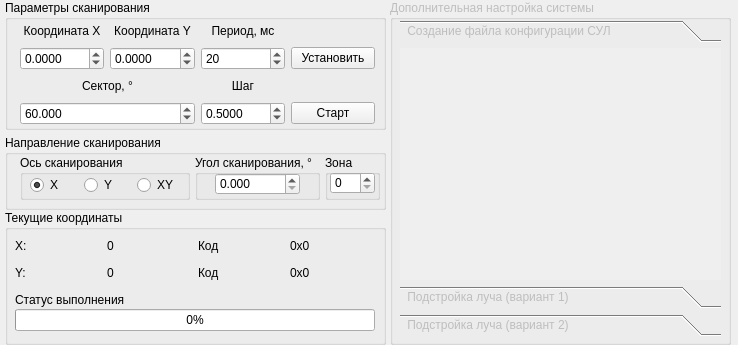
      <widget class="QWidget" name="page">
       <property name="geometry">
        <rect>
         <x>0</x>
         <y>0</y>
         <width>738</width>
         <height>345</height>
        </rect>
       </property>
       <attribute name="label">
        <string> Управление лучом</string>
       </attribute>
       <widget class="QGroupBox" name="groupBox_2">
        <property name="geometry">
         <rect>
          <x>5</x>
          <y>135</y>
          <width>381</width>
          <height>75</height>
         </rect>
        </property>
        <property name="title">
         <string>Направление сканирования</string>
        </property>
        <widget class="QGroupBox" name="groupBox_5">
         <property name="geometry">
          <rect>
           <x>15</x>
           <y>20</y>
           <width>170</width>
           <height>45</height>
          </rect>
         </property>
         <property name="title">
          <string>Ось сканирования</string>
         </property>
         <widget class="QWidget" name="horizontalLayoutWidget_2">
          <property name="geometry">
           <rect>
            <x>10</x>
            <y>20</y>
            <width>155</width>
            <height>20</height>
           </rect>
          </property>
          <layout class="QHBoxLayout" name="horizontalLayout_2">
           <item>
            <widget class="QRadioButton" name="rbtAxisX">
             <property name="text">
              <string>X</string>
             </property>
             <property name="checked">
              <bool>true</bool>
             </property>
            </widget>
           </item>
           <item>
            <widget class="QRadioButton" name="rbtAxisY">
             <property name="text">
              <string>Y</string>
             </property>
            </widget>
           </item>
           <item>
            <widget class="QRadioButton" name="rbtAxisXY">
             <property name="text">
              <string>XY</string>
             </property>
            </widget>
           </item>
          </layout>
         </widget>
        </widget>
        <widget class="QGroupBox" name="groupBox_6">
         <property name="geometry">
          <rect>
           <x>190</x>
           <y>20</y>
           <width>125</width>
           <height>45</height>
          </rect>
         </property>
         <property name="title">
          <string>Угол сканирования, °</string>
         </property>
         <widget class="QWidget" name="horizontalLayoutWidget_3">
          <property name="geometry">
           <rect>
            <x>20</x>
            <y>18</y>
            <width>85</width>
            <height>22</height>
           </rect>
          </property>
          <layout class="QHBoxLayout" name="horizontalLayout_3">
           <item>
            <widget class="QDoubleSpinBox" name="scanAngle">
             <property name="decimals">
              <number>3</number>
             </property>
             <property name="minimum">
              <double>0.000000000000000</double>
             </property>
             <property name="maximum">
              <double>180.000000000000000</double>
             </property>
            </widget>
           </item>
          </layout>
         </widget>
        </widget>
        <widget class="QGroupBox" name="groupBox_18">
         <property name="geometry">
          <rect>
           <x>320</x>
           <y>20</y>
           <width>55</width>
           <height>45</height>
          </rect>
         </property>
         <property name="title">
          <string>Зона</string>
         </property>
         <widget class="QSpinBox" name="spbZone">
          <property name="enabled">
           <bool>true</bool>
          </property>
          <property name="geometry">
           <rect>
            <x>5</x>
            <y>17</y>
            <width>45</width>
            <height>22</height>
           </rect>
          </property>
          <property name="maximum">
           <number>7</number>
          </property>
         </widget>
        </widget>
       </widget>
       <widget class="QGroupBox" name="groupBox_3">
        <property name="geometry">
         <rect>
          <x>5</x>
          <y>0</y>
          <width>381</width>
          <height>130</height>
         </rect>
        </property>
        <property name="title">
         <string>Параметры сканирования</string>
        </property>
        <widget class="QWidget" name="gridLayoutWidget">
         <property name="geometry">
          <rect>
           <x>15</x>
           <y>20</y>
           <width>355</width>
           <height>105</height>
          </rect>
         </property>
         <layout class="QGridLayout" name="gridLayout">
          <item row="1" column="1">
           <widget class="QDoubleSpinBox" name="value_x0">
            <property name="decimals">
             <number>4</number>
            </property>
            <property name="minimum">
             <double>-90.000000000000000</double>
            </property>
            <property name="maximum">
             <double>90.000000000000000</double>
            </property>
           </widget>
          </item>
          <item row="0" column="1">
           <widget class="QLabel" name="label">
            <property name="text">
             <string>Координата X</string>
            </property>
            <property name="alignment">
             <set>Qt::AlignCenter</set>
            </property>
           </widget>
          </item>
          <item row="1" column="2">
           <widget class="QDoubleSpinBox" name="value_y0">
            <property name="decimals">
             <number>4</number>
            </property>
            <property name="minimum">
             <double>-90.000000000000000</double>
            </property>
            <property name="maximum">
             <double>90.000000000000000</double>
            </property>
           </widget>
          </item>
          <item row="0" column="2">
           <widget class="QLabel" name="label_2">
            <property name="text">
             <string>Координата Y</string>
            </property>
            <property name="alignment">
             <set>Qt::AlignCenter</set>
            </property>
           </widget>
          </item>
          <item row="1" column="3">
           <widget class="QSpinBox" name="period">
            <property name="maximum">
             <number>5000</number>
            </property>
            <property name="singleStep">
             <number>10</number>
            </property>
            <property name="value">
             <number>20</number>
            </property>
           </widget>
          </item>
          <item row="0" column="3">
           <widget class="QLabel" name="label_3">
            <property name="text">
             <string>Период, мс</string>
            </property>
            <property name="alignment">
             <set>Qt::AlignCenter</set>
            </property>
           </widget>
          </item>
          <item row="3" column="1" colspan="2">
           <widget class="QDoubleSpinBox" name="scanSectorMax">
            <property name="decimals">
             <number>3</number>
            </property>
            <property name="maximum">
             <double>90.000000000000000</double>
            </property>
            <property name="value">
             <double>60.000000000000000</double>
            </property>
           </widget>
          </item>
          <item row="2" column="1" colspan="2">
           <widget class="QLabel" name="label_5">
            <property name="text">
             <string>Сектор, °</string>
            </property>
            <property name="alignment">
             <set>Qt::AlignCenter</set>
            </property>
           </widget>
          </item>
          <item row="3" column="3">
           <widget class="QDoubleSpinBox" name="step_dr">
            <property name="decimals">
             <number>4</number>
            </property>
            <property name="minimum">
             <double>-10.000000000000000</double>
            </property>
            <property name="maximum">
             <double>10.000000000000000</double>
            </property>
            <property name="singleStep">
             <double>0.500000000000000</double>
            </property>
            <property name="value">
             <double>0.500000000000000</double>
            </property>
           </widget>
          </item>
          <item row="2" column="3">
           <widget class="QLabel" name="label_6">
            <property name="text">
             <string>Шаг</string>
            </property>
            <property name="alignment">
             <set>Qt::AlignCenter</set>
            </property>
           </widget>
          </item>
          <item row="3" column="4">
           <widget class="QPushButton" name="btnStart">
            <property name="text">
             <string>Старт</string>
            </property>
           </widget>
          </item>
          <item row="1" column="4">
           <widget class="QPushButton" name="btnSetBeam">
            <property name="text">
             <string>Установить</string>
            </property>
           </widget>
          </item>
         </layout>
        </widget>
       </widget>
       <widget class="QGroupBox" name="groupBox_4">
        <property name="geometry">
         <rect>
          <x>5</x>
          <y>210</y>
          <width>381</width>
          <height>135</height>
         </rect>
        </property>
        <property name="title">
         <string>Текущие координаты</string>
        </property>
        <widget class="QWidget" name="horizontalLayoutWidget_4">
         <property name="geometry">
          <rect>
           <x>10</x>
           <y>26</y>
           <width>360</width>
           <height>20</height>
          </rect>
         </property>
         <layout class="QHBoxLayout" name="horizontalLayout">
          <item>
           <widget class="QLabel" name="label_7">
            <property name="text">
             <string>X:</string>
            </property>
           </widget>
          </item>
          <item>
           <widget class="QLabel" name="currentX">
            <property name="text">
             <string>0</string>
            </property>
            <property name="alignment">
             <set>Qt::AlignLeading|Qt::AlignLeft|Qt::AlignVCenter</set>
            </property>
           </widget>
          </item>
          <item>
           <widget class="QLabel" name="label_9">
            <property name="text">
             <string>Код</string>
            </property>
           </widget>
          </item>
          <item>
           <widget class="QLabel" name="currentXcode">
            <property name="text">
             <string>0x0</string>
            </property>
            <property name="alignment">
             <set>Qt::AlignLeading|Qt::AlignLeft|Qt::AlignVCenter</set>
            </property>
           </widget>
          </item>
         </layout>
        </widget>
        <widget class="QWidget" name="horizontalLayoutWidget_5">
         <property name="geometry">
          <rect>
           <x>10</x>
           <y>53</y>
           <width>360</width>
           <height>20</height>
          </rect>
         </property>
         <layout class="QHBoxLayout" name="horizontalLayout_4">
          <item>
           <widget class="QLabel" name="label_11">
            <property name="text">
             <string>Y:</string>
            </property>
           </widget>
          </item>
          <item>
           <widget class="QLabel" name="currentY">
            <property name="text">
             <string>0</string>
            </property>
            <property name="alignment">
             <set>Qt::AlignLeading|Qt::AlignLeft|Qt::AlignVCenter</set>
            </property>
           </widget>
          </item>
          <item>
           <widget class="QLabel" name="label_13">
            <property name="text">
             <string>Код</string>
            </property>
           </widget>
          </item>
          <item>
           <widget class="QLabel" name="currentYcode">
            <property name="text">
             <string>0x0</string>
            </property>
            <property name="alignment">
             <set>Qt::AlignLeading|Qt::AlignLeft|Qt::AlignVCenter</set>
            </property>
           </widget>
          </item>
         </layout>
        </widget>
        <widget class="QWidget" name="verticalLayoutWidget_11">
         <property name="geometry">
          <rect>
           <x>10</x>
           <y>83</y>
           <width>360</width>
           <height>38</height>
          </rect>
         </property>
         <layout class="QVBoxLayout" name="verticalLayout_11">
          <property name="spacing">
           <number>2</number>
          </property>
          <item>
           <widget class="QLabel" name="label_19">
            <property name="text">
             <string>Статус выполнения</string>
            </property>
           </widget>
          </item>
          <item>
           <widget class="QProgressBar" name="progressBar">
            <property name="value">
             <number>0</number>
            </property>
           </widget>
          </item>
         </layout>
        </widget>
       </widget>
       <widget class="QGroupBox" name="groupBox_9">
        <property name="enabled">
         <bool>false</bool>
        </property>
        <property name="geometry">
         <rect>
          <x>390</x>
          <y>0</y>
          <width>341</width>
          <height>345</height>
         </rect>
        </property>
        <property name="title">
         <string>Дополнительная настройка системы</string>
        </property>
        <widget class="QToolBox" name="toolBox_2">
         <property name="enabled">
          <bool>false</bool>
         </property>
         <property name="geometry">
          <rect>
           <x>10</x>
           <y>20</y>
           <width>321</width>
           <height>316</height>
          </rect>
         </property>
         <property name="currentIndex">
          <number>0</number>
         </property>
         <widget class="QWidget" name="page_15">
          <property name="geometry">
           <rect>
            <x>0</x>
            <y>0</y>
            <width>321</width>
            <height>235</height>
           </rect>
          </property>
          <attribute name="label">
           <string> Создание файла конфигурации СУЛ</string>
          </attribute>
         </widget>
         <widget class="QWidget" name="page_17">
          <property name="geometry">
           <rect>
            <x>0</x>
            <y>0</y>
            <width>98</width>
            <height>28</height>
           </rect>
          </property>
          <attribute name="label">
           <string> Подстройка луча (вариант 1)</string>
          </attribute>
         </widget>
         <widget class="QWidget" name="page_16">
          <property name="geometry">
           <rect>
            <x>0</x>
            <y>0</y>
            <width>98</width>
            <height>28</height>
           </rect>
          </property>
          <attribute name="label">
           <string> Подстройка луча (вариант 2)</string>
          </attribute>
          <widget class="QPushButton" name="btnNewConfig">
           <property name="geometry">
            <rect>
             <x>240</x>
             <y>200</y>
             <width>75</width>
             <height>23</height>
            </rect>
           </property>
           <property name="text">
            <string>Создать</string>
           </property>
          </widget>
         </widget>
        </widget>
       </widget>
      </widget>
